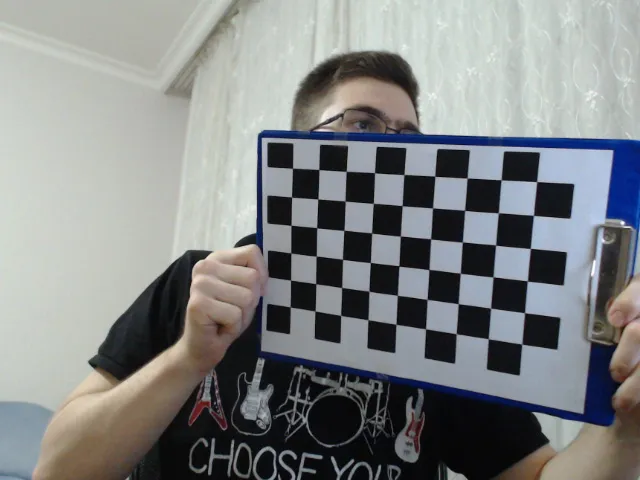
#> input picture notes/core/camera_callibration/img/chessboard_1.jpg, 640 x 480 px; its folder holds only this picture in this run
$ jupyter execute camera_calibration.ipynb
#> lines starting #> are read from the running program, lines starting #| are printed output that depends on the picture; after the words box and inside, x2 and y2 are one past the last pixel; in counts of white or black regions, pixels touching at a corner belong together
[cell 1]
import cv2 as cv
import numpy as np
import matplotlib.pyplot as plt
import os

PATERN_SIZE = (9,6)

# termination criteria
criteria = (cv.TERM_CRITERIA_EPS + cv.TERM_CRITERIA_MAX_ITER, 30, 0.001)
# prepare object points, like (0,0,0), (1,0,0), (2,0,0) ....,(6,5,0)
objp = np.zeros((PATERN_SIZE[0]*PATERN_SIZE[1],3), np.float32)
objp[:,:2] = np.mgrid[0:PATERN_SIZE[0],0:PATERN_SIZE[1]].T.reshape(-1,2)
# Arrays to store object points and image points from all the images.
objpoints = [] # 3d point in real world space
imgpoints = [] # 2d points in image plane

calib_dir = "img/"
for fname in os.listdir(calib_dir):
    img = cv.imread(os.path.join(calib_dir, fname))
#> img is the input picture: shape (480, 640, 3); mean B, G, R 133.1, 133.1, 130.4
    gray = cv.cvtColor(img, cv.COLOR_BGR2GRAY)
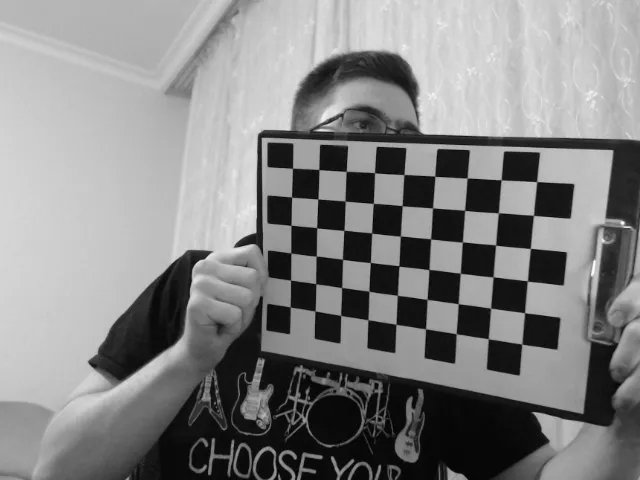
#> gray: shape (480, 640); min 0, max 254, mean 132.3
    # Find the chess board corners
    ret, corners = cv.findChessboardCorners(gray, PATERN_SIZE, None)
#> ret = True; corners = 54 rows, first 8: [292.5, 168.3], [318.8, 169.5], [346.3, 171.3], [374.5, 172.7], [404, 174.6], [434.8, 176.3], [467.1, 178], [501.2, 179.8]
    # If found, add object points, image points (after refining them)
    if ret == True:
        objpoints.append(objp)
        corners2 = cv.cornerSubPix(gray,corners, (11,11), (-1,-1), criteria)
#> corners2 = 54 rows, first 8: [292.5, 168.2], [318.8, 169.5], [346.2, 171.4], [374.5, 172.7], [403.9, 174.5], [434.8, 176.3], [467.1, 178], [501.1, 179.8]
        imgpoints.append(corners2)
        # Draw and display the corners
        cv.drawChessboardCorners(img, PATERN_SIZE, corners2, ret)
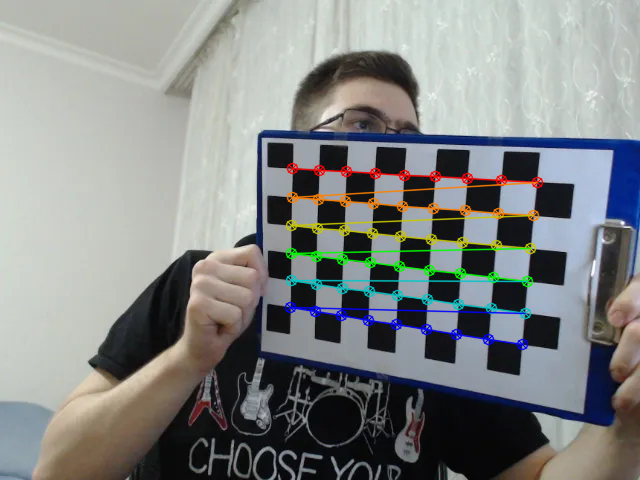
#> img: shape (480, 640, 3); 3.88% of pixels changed, all inside (x1, y1, x2, y2) = (284, 162, 544, 351)

        plt.imshow( cv.cvtColor(img, cv.COLOR_BGR2RGB) )
        plt.show()
cv.destroyAllWindows()

# calibration
ret, mtx, dist, rvecs, tvecs = cv.calibrateCamera(objpoints, imgpoints, gray.shape[::-1], None, None)
#> ret = 0.201; mtx = [[427.6, 0, 317.3], [0, 456.5, 191.6], [0, 0, 1]]; dist = [[-0.061, 0.376, -0.00346, 0.0157, -0.649]]; rvecs = ([0.12, 0.281, 0.0499],); tvecs = ([-0.909, -0.805, 15.67],)
# Print the intrinsic and extrinsic parameters
print('Camera matrix:'); print(mtx.shape); print(mtx)
print('Distortion coefficients:'); print(dist.shape); print(dist)
print('Rotation vectors:'); print(rvecs)
print('Translation vectors:'); print(tvecs)


# undistort

$ run again, on notes/core/camera_callibration/img/chessboard_2.jpg
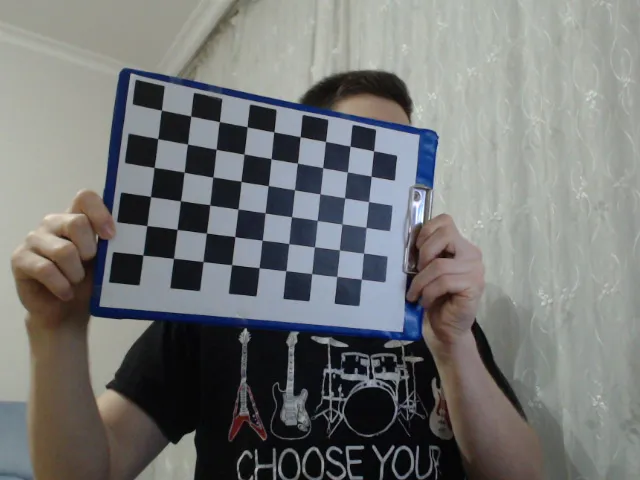
#> input picture notes/core/camera_callibration/img/chessboard_2.jpg, 640 x 480 px
#> img is the input picture: shape (480, 640, 3); mean B, G, R 117, 118, 116.4
#> `gray = cv.cvtColor(img, cv.COLOR_BGR2GRAY)`:
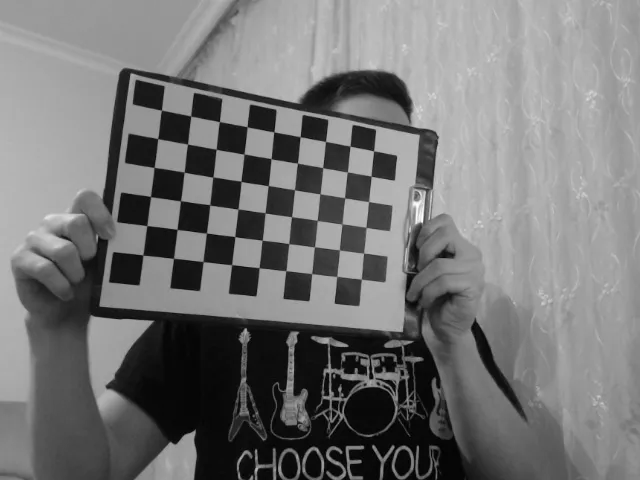
#> gray: shape (480, 640); min 0, max 254, mean 117.4
#> `ret, corners = cv.findChessboardCorners(gray, PATERN_SIZE, None)`: ret = True; corners = 54 rows, first 8: [161.5, 110], [190.5, 115.9], [219.5, 121.5], [247, 126.6], [273.9, 131.7], [300.2, 136.7], [325.6, 141.5], [350, 146]
#> corners2 = 54 rows, first 8: [161.4, 110.2], [190.7, 116], [219.4, 121.6], [247, 126.7], [273.8, 131.9], [300.2, 136.7], [325.5, 141.4], [350.1, 146.3]
#> `cv.drawChessboardCorners(img, PATERN_SIZE, corners2, ret)`:
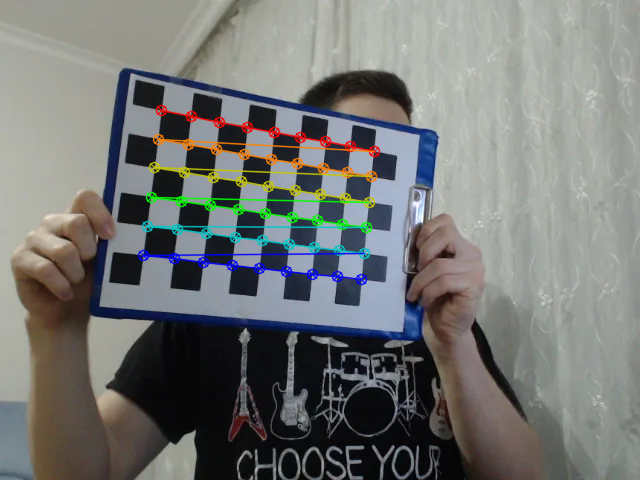
#> img: shape (480, 640, 3); 3.62% of pixels changed, all inside (x1, y1, x2, y2) = (137, 104, 381, 286)
#> `ret, mtx, dist, rvecs, tvecs = cv.calibrateCamera(objpoints, imgpoints..`: ret = 0.149; mtx = [[628.4, 0, 321.3], [0, 622.4, 242.8], [0, 0, 1]]; dist = [[0.154, -1.34, 0.00196, 0.000814, 4.91]]; rvecs = ([-0.0615, -0.353, 0.114],); tvecs = ([-5.44, -4.55, 21.48],)
